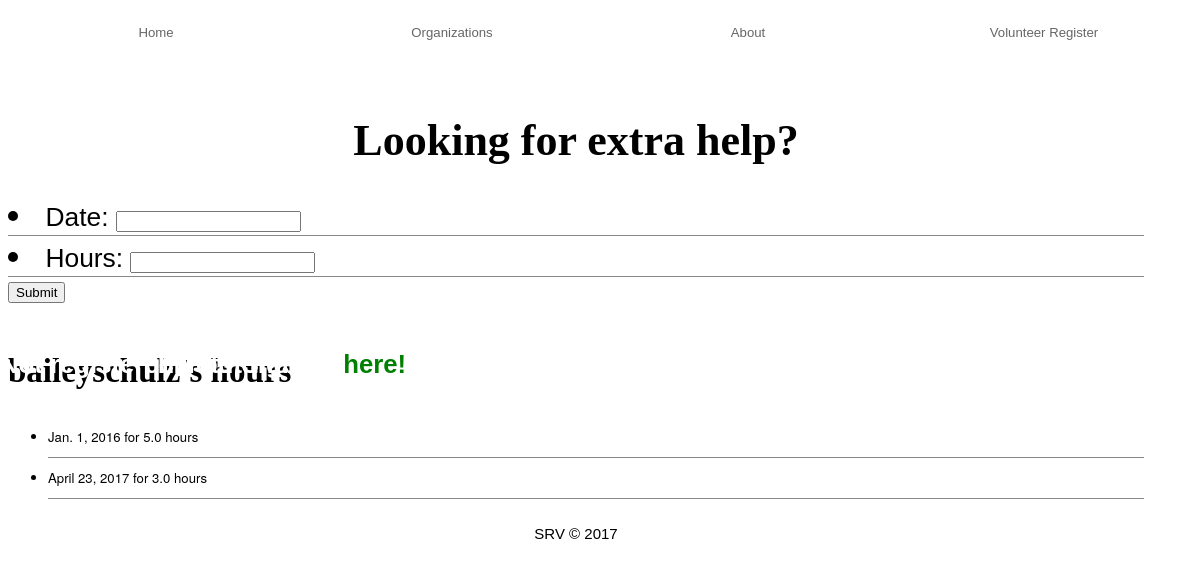
Page /volunteers/ (signed in) on the committed database.
### volunteers/models.py (models this page shows, shortened)
class VolunteerHours(models.Model):
    user = models.ForeignKey(User)
    date = models.DateField()
    hours= models.FloatField()

### volunteers/views.py (the view)
# urls.py: url(r'^volunteers/$', volunteer_views.detail, name='index'),
@login_required(login_url='/accounts/login/')
def detail(request):
    if request.method == 'POST':
        form = VolunteerForm(request.POST)
        if form.is_valid():
            recorded_hours = form.save(commit=False)
            recorded_hours.user = request.user
            recorded_hours.save()
            return redirect('/volunteers/')
    else:
        form = VolunteerForm()
        hours = VolunteerHours.objects.filter(user=request.user)
        context = {'form': form, 'hours': hours}
        return render(request, 'volunteers/detail.html', context)

### volunteers/forms.py
class VolunteerForm(ModelForm):
    class Meta:
        model = VolunteerHours
        exclude = ['user']

### volunteers/templates/volunteers/detail.html (shortened to what this page needs)
{% extends 'base.html' %}
{% block content %}
    <div class="container">
    <form id="contact" action="/volunteers/" method="post">
        <div class="row center-xs">
      <div class="col-xs-12">
            <h1>Looking for extra help?</h1>
          </div>
    </div>
        <div class="row center-xs">
      <div class="col-xs-12">
            <h3>Fill out the form below and SRV LNK will help you find eager volunteers!</h3>
          </div>
    </div>
    <div>
    {{ form.as_ul }}
    <input type="submit" value="Submit" />
</form>
<h2>{{ request.user.username }}'s hours</h2>
<ul>{% for object in hours %}
<li>{{ object.date }} for {{ object.hours }} hours</li>
{% endfor %}</ul>
<h3><strong>Not registered yet? Sign up <a href="/accounts/register/">here!</a></strong></h3>
</div>
{% endblock %}

### volunteers/static/css/lightbox.css (style rules this page uses)
body:after { content: url(../images/close.png) url(../images/loading.gif) url(../images/prev.png) url(../images/next.png); display: none; }

### volunteers/static/css/srv.css (style rules this page uses)
* { font-family: sans-serif; }
body { background-image: url(../images/SRVLNK@2x.png); background-attachment: fixed; background-size: 85%; background-position: center; background-repeat: no-repeat; }
h1 { font-size: 2em; margin-top: 1.5em; }
h2 { font-size: 1.5em; margin-top: 1.5em; }
h3 { position: absolute; margin: auto; top: 0; left:0; right:0; bottom:0; color:#fff; height:100px; }
ul { font-size: .5em; }
a:link { color: green; text-decoration: none; }

### volunteers/templates/base.html (style rules this page uses)
body { font-family: ‘Oswald’; font-size: 22px; }

### rows in the picture
VolunteerHours: date "Jan. 1, 2016", hours "5.0"
VolunteerHours: date "April 23, 2017", hours "3.0"

### other values in the picture
{{ request.user.username }} "baileyschulz"
